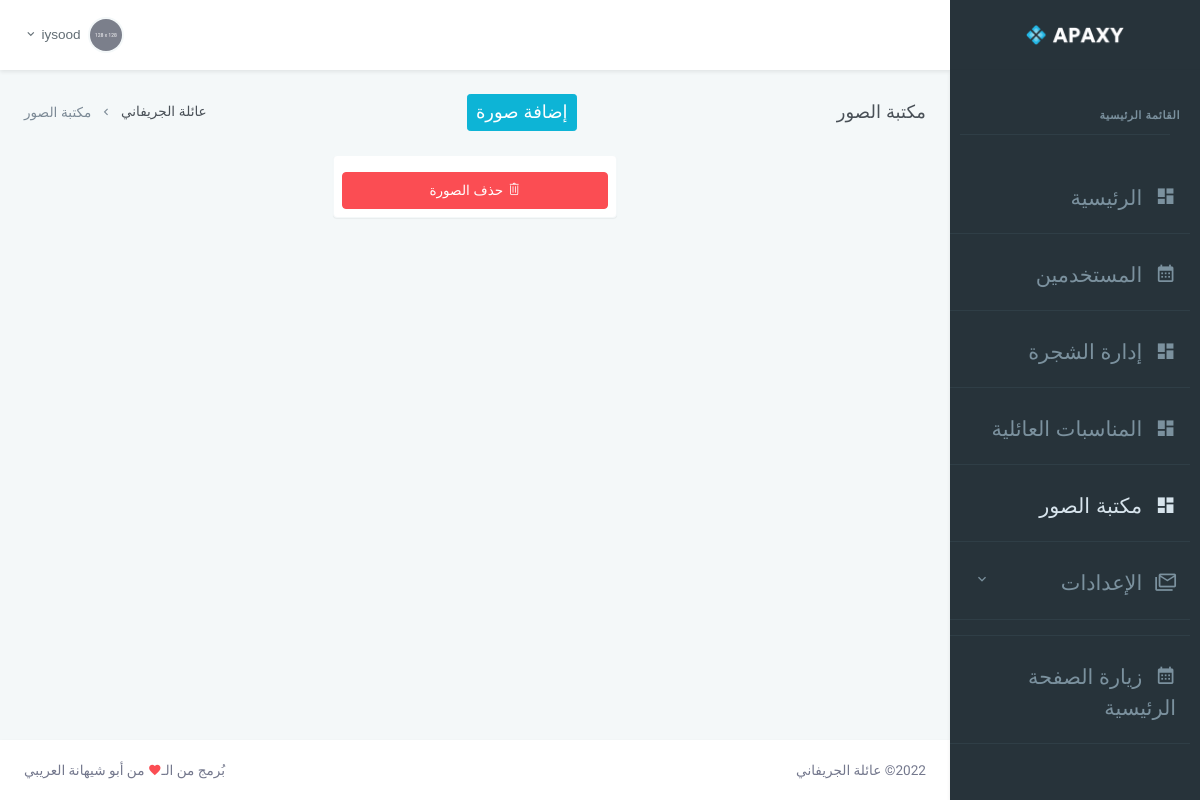
Page /staff/gallery.php (signed in) on the earlier database version.
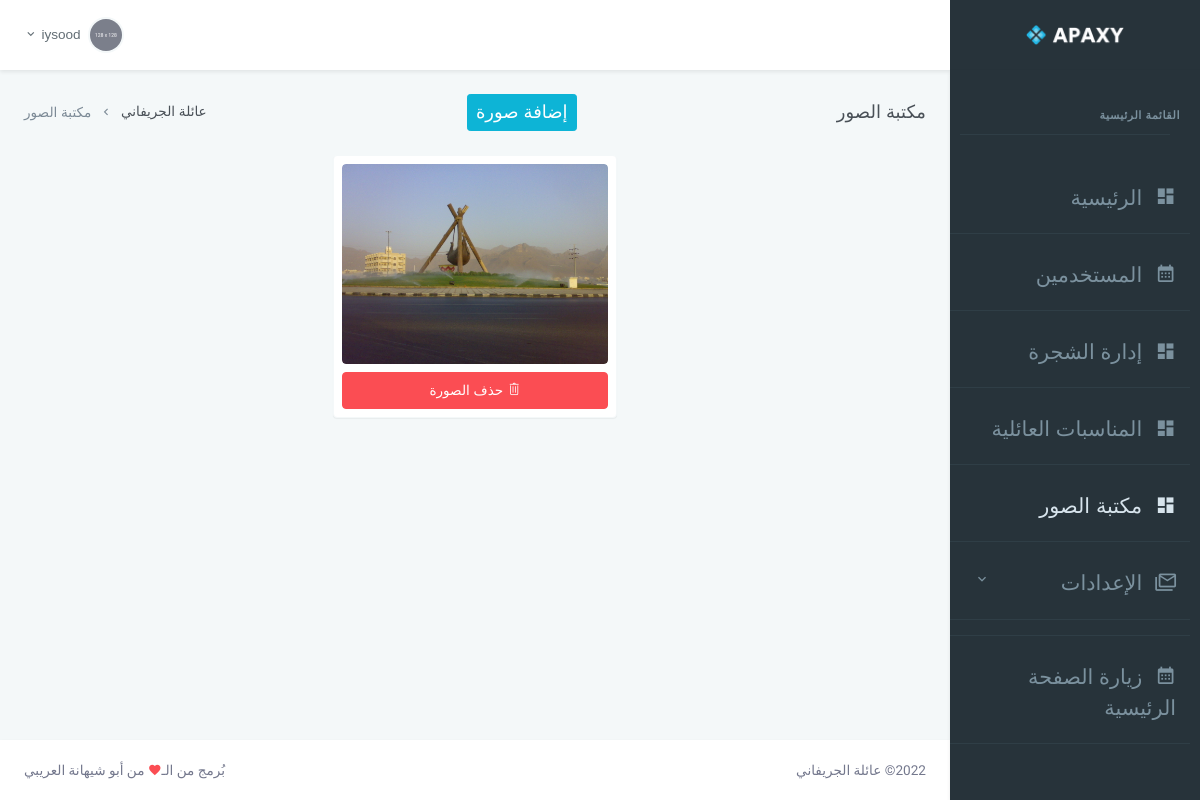
Same page on the later database version.
### tables this page shows
CREATE TABLE `settings` (
  `website_name` varchar(255) DEFAULT NULL,
  `website_url` varchar(255) DEFAULT NULL,
  `website_state` tinyint(1) NOT NULL DEFAULT '0'
);

CREATE TABLE `gallery` (
  `id` int(11) NOT NULL,
  `title` varchar(255) NOT NULL,
  `photo` longtext NOT NULL,
  `submitted_date` datetime NOT NULL
);

### includes/config.php (called while the page is built, shortened)
<?php session_start();
$servername = "localhost";
$username = "root";
$password = "root";
$dbname = "family";
$conn = new mysqli($servername, $username, $password, $dbname);
$conn->set_charset('utf8mb4');
$sql = $conn->query("SELECT * FROM settings");
$website_settings = $sql->fetch_assoc();

### staff/includes/function.php (called while the page is built, shortened)
<?php require_once '../includes/config.php';
class MainFunc
{
	private $conn;
	public function __construct() {
		global $conn;
		$this->conn = $conn;
	}
	public function get_all_galleries() {
    $all_galleries = array();
    $result = $this->conn->query("SELECT * FROM `gallery`");
		if($result->num_rows > 0)
    {
      while ($row = $result->fetch_assoc()) {
        array_push($all_galleries, $row);
      }
    }
		return $all_galleries;
	}
}

### staff/gallery.php (the view, shortened to what this page needs)
<?php include 'header.php'; ?>
  <div class="main-content">
      <div class="page-content">
          <div class="container-fluid">
              <div class="row">
                  <div class="col-12">
                      <div class="page-title-box d-flex align-items-center justify-content-between">
                          <h4 class="mb-0 font-size-18">مكتبة الصور</h4>
                          <button type="button" class="btn btn-info btn-sm waves-effect waves-light addNewUser font-size-18" data-toggle="modal" data-target="#addPhoto">إضافة صورة</button>
                          <div class="page-title-right">
                              <ol class="breadcrumb m-0">
                                  <li class="breadcrumb-item"><a href="javascript: void(0);"><?php echo $website_settings['website_name']; ?></a></li>
                                  <li class="breadcrumb-item active">مكتبة الصور</li>
                              </ol>
                          </div>
                      </div>
                  </div>
              </div>
              <div class="row justify-content-md-center">
<?php
  $gallery = new MainFunc();
  $galleries = $gallery->get_all_galleries();
  if (count($galleries) == 0){
?>
<div class="col-lg-6">
    <div class="card alert border mt-4 mt-lg-0 p-0 mb-0">
        <div class="card-header bg-soft-danger">
            <h5 class="font-size-16 text-danger my-1">مكتبة الصور</h5>
        </div>
        <div class="card-body">
            <div class="text-center">
                <div class="mb-4">
                    <i class="mdi mdi-alert-outline display-4 text-danger"></i>
                </div>
                <h4 class="alert-heading font-18">لاتوجد صور بالمكتبة</h4>
            </div>
        </div>
    </div>
</div>
<?php
  }else{
    for ($i=0; $i < count($galleries); $i++) {
      $this_galleriy = $galleries[$i];
?>
<div class="col-lg-4 col-md-6">
  <div class="gallery-box text-center card p-2">
      <a href="../assets/images/gallery/<?php echo $this_galleriy['photo']; ?>" class="text-dark gallery-popup">
          <div class="position-relative gallery-content">
              <div class="demo-img">
                  <img src="../assets/images/gallery/<?php echo $this_galleriy['photo']; ?>" alt="" class="img-fluid mx-auto d-block rounded">
              </div>
          </div>
      </a>
      <button type="button" class="btn btn-danger mt-2" onclick="removeGalleryPhoto(this, '<?php echo $this_galleriy['id']; ?>')"> <i class="ti-trash"></i> حذف الصورة </button>
  </div>
</div>
<?php
    }
  }
?>
              </div>
          </div>
      </div>
<?php include '../get_footer.php'; ?>
  </div>
<?php include 'footer.php'; ?>

### staff/header.php (shortened to what this page needs)
<!doctype html><?php require 'includes/function.php'; if(!isset($_SESSION['user_session'])){ die("<script> window.location.href = '../';</script>"); } ?>
<html lang="en">
    <head>
        <link href="../assets/libs/slick-slider/slick/slick.css" rel="stylesheet" type="text/css" />
        <link href="../assets/libs/slick-slider/slick/slick-theme.css" rel="stylesheet" type="text/css" />
        <link href="../assets/libs/datatables.net-bs4/css/dataTables.bootstrap4.min.css" rel="stylesheet" type="text/css" />
        <link href="../assets/libs/datatables.net-buttons-bs4/css/buttons.bootstrap4.min.css" rel="stylesheet" type="text/css" />
        <link href="../assets/libs/datatables.net-responsive-bs4/css/responsive.bootstrap4.min.css" rel="stylesheet" type="text/css" />
        <link href="../assets/libs/alertifyjs/build/css/alertify.rtl.min.css" rel="stylesheet" type="text/css" />
        <link href="../assets/libs/alertifyjs/build/css/themes/default.rtl.min.css" rel="stylesheet" type="text/css" />
        <link href="../assets/libs/bootstrap-datepicker/css/bootstrap-datepicker.min.css" rel="stylesheet">
        <link href="../assets/libs/bootstrap-colorpicker/css/bootstrap-colorpicker.min.css" rel="stylesheet">
        <link href="../assets/libs/bootstrap-touchspin/jquery.bootstrap-touchspin.min.css" rel="stylesheet" />
        <link href="../assets/libs/summernote/summernote-bs4.min.css" rel="stylesheet" type="text/css" />
        <link href="../assets/libs/dropzone/min/dropzone.min.css" rel="stylesheet" type="text/css" />
        <link href="../assets/libs/magnific-popup/magnific-popup.css" rel="stylesheet" type="text/css" />
        <link href="../assets/css/bootstrap.min.css" rel="stylesheet" type="text/css" />
        <link href="../assets/libs/bootstrap-select/css/bootstrap-select.min.css" rel="stylesheet" type="text/css" />
        <link href="../assets/css/icons.min.css" rel="stylesheet" type="text/css" />
        <link href="../assets/css/app-rtl.css" rel="stylesheet" type="text/css" />
        <link href="../assets/css/extra.css" rel="stylesheet" type="text/css" />
    </head>
    <body data-sidebar="dark">
        <div id="layout-wrapper">
            <header id="page-topbar">
                <div class="navbar-header">
                    <div class="d-flex">
                        <div class="navbar-brand-box">
                            <a href="index.php" class="logo logo-light">
                                <span class="logo-lg">
                                    <img src="../assets/images/logo-light.png" alt="" height="20">
                                </span>
                            </a>
                        </div>
                    </div>
                    <div class="d-flex">
                        <div class="dropdown d-inline-block">
                            <button type="button" class="btn header-item waves-effect" id="page-header-user-dropdown"
                                data-toggle="dropdown" aria-haspopup="true" aria-expanded="false">
                                <img class="rounded-circle header-profile-user" src="./../assets/images/users/avatar-1.jpg"
                                    alt="Header Avatar">
                                    <span class="d-none d-sm-inline-block ml-1"><?php if(isset($_SESSION['user_session'])){ echo $_SESSION['user_session']['username']; }else{ echo "تسجيل الدخول"; } ?></span>
                                <i class="mdi mdi-chevron-down d-none d-sm-inline-block"></i>
                            </button>
                        </div>
                    </div>
                </div>
            </header>
            <div class="vertical-menu">
                <div data-simplebar class="h-100">
                    <div id="sidebar-menu">
                        <ul class="metismenu list-unstyled" id="side-menu">
                            <li class="menu-title">القائمة الرئيسية</li>
                            <li>
                                <a href="./" class="waves-effect">
                                    <i class="mdi mdi-view-dashboard"></i>
                                    <span>الرئيسية</span>
                                </a>
                            </li>
                            <li>
                                <a href="users.php" class=" waves-effect">
                                    <i class="mdi mdi-calendar-month"></i>
                                    <span>المستخدمين</span>
                                </a>
                            </li>
                            <li>
                                <a href="./view_tree.php" class="waves-effect">
                                    <i class="mdi mdi-view-dashboard"></i>
                                    <span>إدارة الشجرة</span>
                                </a>
                            </li>
                            <li>
                                <a href="./occasion.php" class="waves-effect">
                                    <i class="mdi mdi-view-dashboard"></i>
                                    <span>المناسبات العائلية</span>
                                </a>
                            </li>
                            <li>
                                <a href="./gallery.php" class="waves-effect">
                                    <i class="mdi mdi-view-dashboard"></i>
                                    <span>مكتبة الصور</span>
                                </a>
                            </li>
                            <li>
                                <a href="javascript: void(0);" class="has-arrow waves-effect">
                                    <i class="mdi mdi-email-multiple-outline"></i>
                                    <span>الإعدادات</span>
                                </a>
                            </li>
                            <li></li>
                            <li>
                                <a href="../" target="_blank" class=" waves-effect">
                                    <i class="mdi mdi-calendar-month"></i>
                                    <span>زيارة الصفحة الرئيسية</span>
                                </a>
                            </li>
                        </ul>
                    </div>
                </div>
            </div>

### get_footer.php
<footer class="footer">
    <div class="container-fluid">
        <div class="row">
            <div class="col-sm-6">
                <?php echo date('Y'); ?>© <?php echo $website_settings['website_name']; ?>
            </div>
            <div class="col-sm-6">
                <div class="text-sm-right d-none d-sm-block">
                    بُرمج من الـ<i class="mdi mdi-heart text-danger"></i> من أبو شيهانة العريبي
                </div>
            </div>
        </div>
    </div>
</footer>

### staff/footer.php (shortened to what this page needs)
        </div>
    </body>
</html>

### assets/css/extra.css (style rules this page uses)
#side-menu li:after { content: ""; display: block; height: 1px; width: 100%; margin: 10px; background: #2f3e46; }
#side-menu li { margin: 15px 0; }

Differences in the rows shown:
changed gallery: photo "62d4e4116b67d.jpg" → "62d60a04c51bc.jpg" (drawn); photo: picture added
